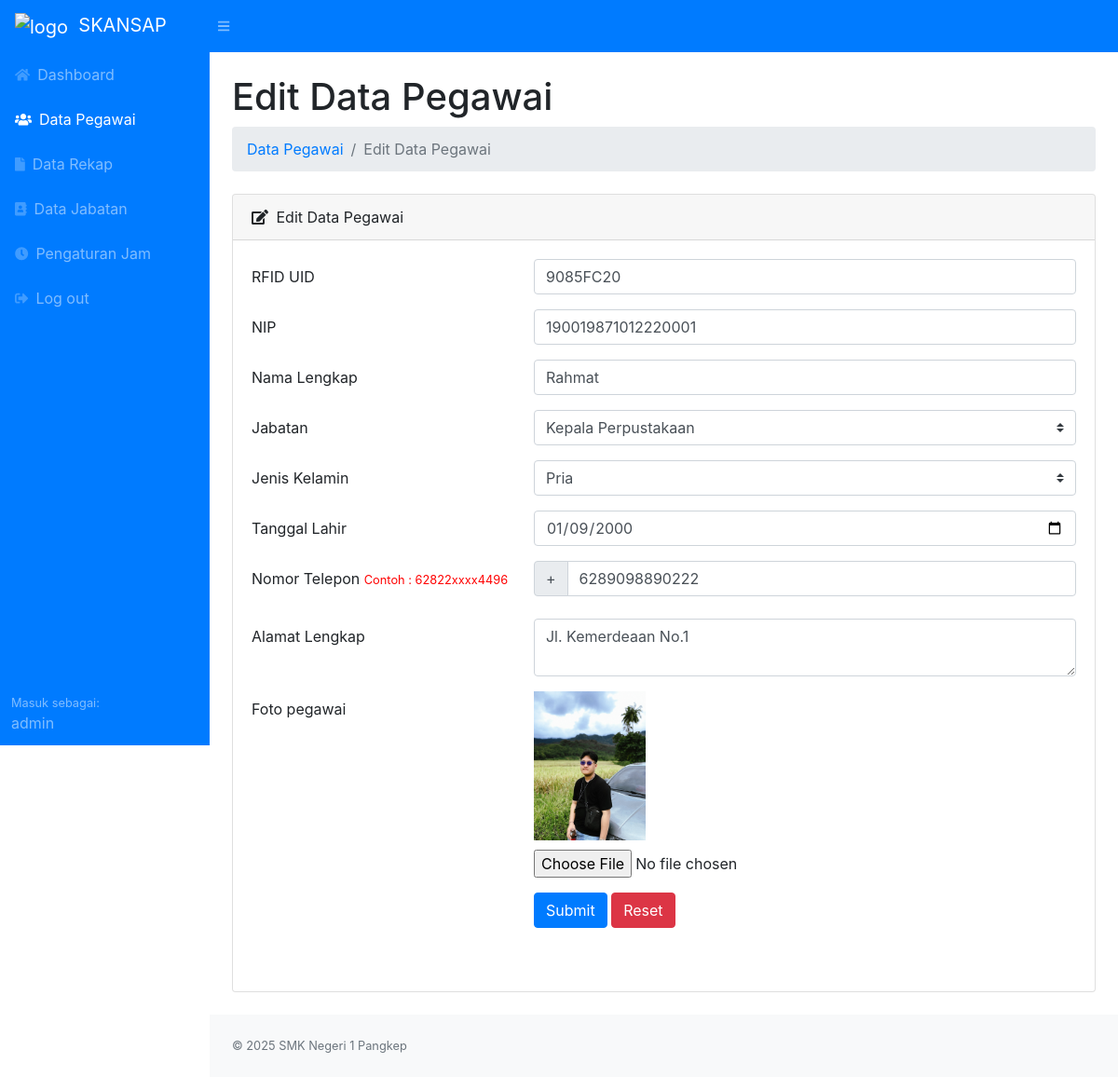
/edit_pegawai.php?pegawai_id=21 (signed in), run on the app's committed database.
### tables this page shows
CREATE TABLE `pegawai` (
  `pegawai_id` int NOT NULL,
  `jabatan_id` int NOT NULL,
  `pegawai_rfid` varchar(30) NOT NULL,
  `pegawai_nama` varchar(50) NOT NULL,
  `pegawai_nip` varchar(18) NOT NULL,
  `pegawai_jeniskelamin` enum('M','F') NOT NULL,
  `pegawai_lahir` date NOT NULL,
  `pegawai_nomorhp` varchar(20) NOT NULL,
  `pegawai_alamat` varchar(500) NOT NULL,
  `pegawai_foto` varchar(255) NOT NULL,
  `pegawai_status` enum('1','0') NOT NULL DEFAULT '1'
);

### edit_pegawai.php (the view, shortened to what this page needs)
<?php
require_once("./header.php");
if (isset($_GET["pegawai_id"])) {
    $id = $_GET["pegawai_id"];
} else {
    header("location:./data_pegawai.php");
    exit();
}
$sql = "SELECT * FROM `pegawai` WHERE `pegawai`.`pegawai_id` = '$id'";
$result = $koneksi->query($sql);
while ($row = $result->fetch_assoc()) {
    $pegawai_foto = $row['pegawai_foto'];
    $pegawai_rfid = $row['pegawai_rfid'];
    $pegawai_nama = $row['pegawai_nama'];
    $pegawai_nip = $row['pegawai_nip'];
    $pegawai_jeniskelamin = $row['pegawai_jeniskelamin'];
    $pegawai_lahir = $row['pegawai_lahir'];
    $pegawai_nomorhp = $row['pegawai_nomorhp'];
    $pegawai_alamat = $row['pegawai_alamat'];
    $pegawai_jabatan = $row['jabatan_id'];
}
?>
<div id="layoutSidenav_content">
    <main>
        <div class="container-fluid">
            <h1 class="mt-4">Edit Data Pegawai</h1>
            <ol class="breadcrumb mb-4">
                <li class="breadcrumb-item"><a href="./data_pegawai.php">Data Pegawai</a></li>
                <li class="breadcrumb-item active">Edit Data Pegawai</li>
            </ol>
            <div class="card mb-4">
                <div class="card-header">
                    <i class="fas fa-edit mr-1"></i>
                    Edit Data Pegawai
                </div>
                <div class="card-body">
                    <form class="mb-5" action="./edit_pegawai_post.php" method="POST" id="appsform"
                        enctype="multipart/form-data">
                        <div class="form-group row">
                            <label class="col-sm-4 col-form-label" for="PegawaiRfid">RFID UID</label>
                            <div class="col-sm-8">
                                <input type="text" class="form-control" id="pegawaiRfid" name="pegawaiRfid"
                                    placeholder="Masukkan RFID UID" value="<?php echo $pegawai_rfid; ?>"
                                    autocomplete="off" required>
                            </div>
                        </div>
                        <div class="form-group row">
                            <label class="col-sm-4 col-form-label" for="pegawaiNIP">NIP</label>
                            <div class="col-sm-8">
                                <input type="number" class="form-control" id="pegawaiNip" name="pegawaiNip"
                                    placeholder="Masukkan NIP" value="<?php echo $pegawai_nip; ?>" autocomplete="off"
                                    required>
                            </div>
                        </div>
                        <div class="form-group row">
                            <label class="col-sm-4 col-form-label" for="pegawaiNama">Nama Lengkap</label>
                            <div class="col-sm-8">
                                <input type="text" class="form-control" id="pegawaiNama" name="pegawaiNama"
                                    placeholder="Masukkan Nama Lengkap" value="<?php echo $pegawai_nama; ?>"
                                    autocomplete="off" minlength="2" maxlength="50" required>
                            </div>
                        </div>
                        <div class="form-group row">
                            <label class="col-sm-4 col-form-label" for="pegawaiJabatan">Jabatan</label>
                            <div class="col-sm-8">
                                <select class="custom-select" id="pegawaiJabatan" name="pegawaiJabatan"
                                    autocomplete="off" required>
                                    <?php
                                        $sql = "SELECT * FROM `jabatan` ORDER BY `jabatan_id` ASC";
                                        $result = $koneksi->query($sql);
                                        if ($result->num_rows > 0) {
                                            while ($row = $result->fetch_assoc()) {
                                                $jabatanId = $row['jabatan_id'];
                                                $jabatanNama = $row['jabatan_nama'];
                                                if ($pegawai_jabatan == $jabatanId) {
                                                    echo '<option value="' . $jabatanId . '" selected>' . $jabatanNama . '</option>';
                                                } else {
                                                    echo '<option value="' . $jabatanId . '">' . $jabatanNama . '</option>';
                                                }
                                            }
                                        } else {
                                            echo '<option value="">- Jabatan Tidak Ditemukan -</option>';
                                        }
                                    ?>
                                </select>
                            </div>
                        </div>
                        <div class="form-group row">
                            <label class="col-sm-4 col-form-label" for="pegawaiJK">Jenis Kelamin</label>
                            <div class="col-sm-8">
                                <select class="custom-select" id="pegawaiJK" name="pegawaiJK" autocomplete="off"
                                    required>
                                    <option value="M" <?php echo ($pegawai_jeniskelamin == 'M') ? "selected" : "" ?>>
                                        Pria</option>
                                </select>
                            </div>
                        </div>
                        <div class="form-group row">
                            <label class="col-sm-4 col-form-label" for="pegawaiTgl">Tanggal Lahir</label>
                            <div class="col-sm-8">
                                <input type="date" class="form-control" id="pegawaiTgl" name="pegawaiTgl"
                                    value="<?php echo $pegawai_lahir; ?>" autocomplete="off" required>
                            </div>
                        </div>
                        <div class="form-group row">
                            <label class="col-sm-4 col-form-label" for="pegawaiNohp">Nomor Telepon <small
                                    style="color:red">Contoh : 62822xxxx4496</small></label>
                            <div class="col-sm-8">
                                <div class="input-group mb-2">
                                    <div class="input-group-prepend">
                                        <div class="input-group-text">+</div>
                                    </div>
                                    <input type="number" class="form-control" id="pegawaiNohp" name="pegawaiNohp"
                                        placeholder="Masukkan Nomor Telepon" value="<?php echo $pegawai_nomorhp; ?>"
                                        autocomplete="off" required>
                                </div>
                            </div>
                        </div>
                        <div class="form-group row">
                            <label class="col-sm-4 col-form-label" for="pegawaiAlamat">Alamat Lengkap</label>
                            <div class="col-sm-8">
                                <textarea type="text" class="form-control" id="pegawaiAlamat" name="pegawaiAlamat"
                                    placeholder="Masukkan Alamat Lengkap" minlength="4" maxlength="500"
                                    autocomplete="off" required><?php echo $pegawai_alamat; ?></textarea>
                            </div>
                        </div>
                        <div class="form-group row">
                            <label class="col-sm-4 col-form-label" for="pegawaiFoto">Foto pegawai</label>
                            <div class="col-sm-7">
                                <img src="./image/<?php echo $pegawai_foto; ?>"
                                    style="width: 120px;float: left;margin-bottom: 10px;">
                                <input type="file" class="form-control-file" id="pegawaiFoto" name="pegawaiFoto"
                                    autocomplete="off" accept="image/*">
                            </div>
                        </div>
                        <div class="form-group row">
                            <div class="col-sm-8 ml-auto">
                                <button type="submit" class="btn btn-primary">Submit</button>
                                <button type="reset" class="btn btn-danger">Reset</button>
                            </div>
                        </div>
                    </form>
                </div>
            </div>
        </div>
    </main>
    <?php
    require_once("./footer.php");
    ?>

### data on the page
pegawai: pegawaiRfid "9085FC20", pegawaiNip "190019871012220001", pegawaiNama "Rahmat", pegawaiJK "Pria", pegawaiTgl "01/09/2000", pegawaiNohp "6289098890222", pegawaiAlamat "Jl. Kemerdeaan No.1", pegawai_foto (picture)

### other printed values
$username "admin"
form field pegawaiJabatan "Kepala Perpustakaan"
